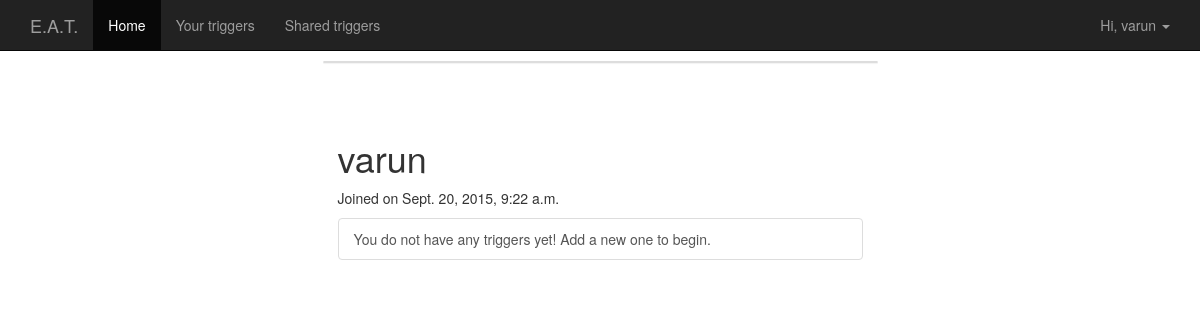
The page /accounts/profile (signed in) on the database as committed earlier.
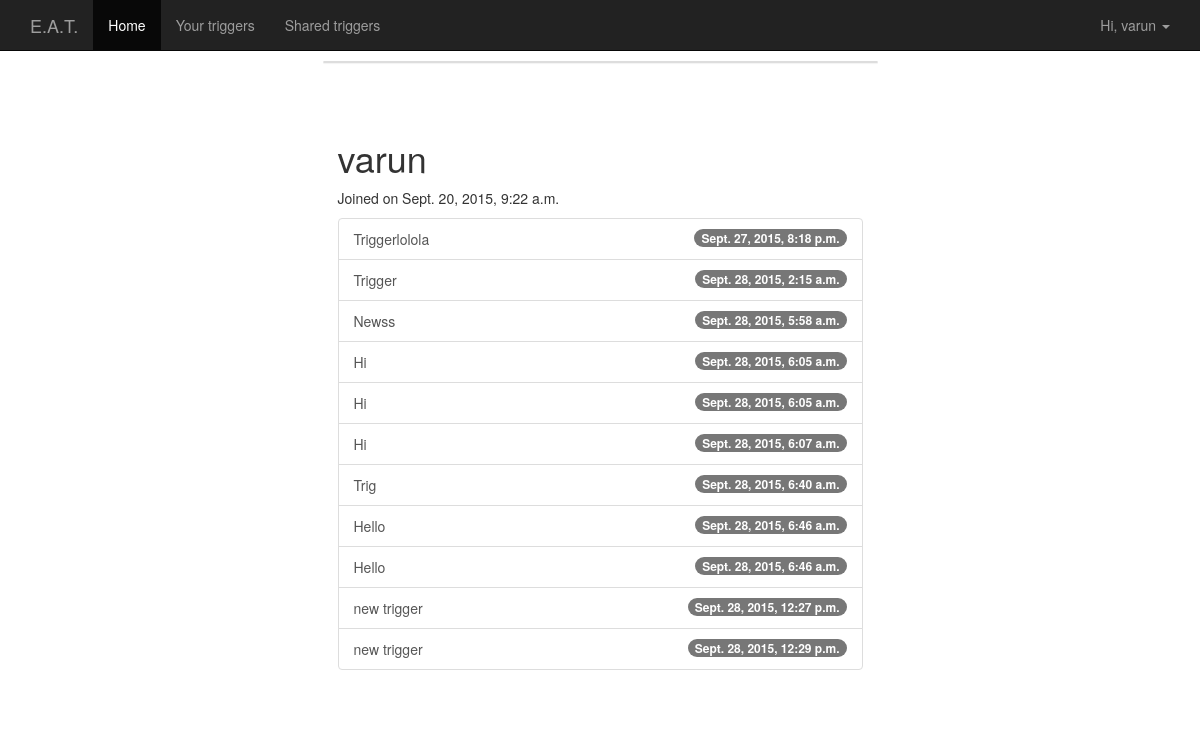
The same page on the database as committed later.
### app/models.py (models this page shows)
class Trigger(models.Model):
    created = models.DateTimeField(auto_now_add=True)
    user = models.ForeignKey('auth.User', related_name='triggers')
    original_user = models.ForeignKey('auth.User', default=0, related_name='created_trigger')
    action = models.CharField(max_length=50)
    event = models.CharField(max_length=50)
    script = models.TextField()
    description = models.TextField()
    shared = models.BooleanField(default=False)
    enabled = models.BooleanField(default=True)
    name = models.CharField(max_length=100, blank=False)
    variable_mapping = models.TextField(default='')

### app/views.py (the view)
# urls.py: url(r'^accounts/profile', 'app.views.profile', name='profile'),
def profile(request):
    if request.user.is_authenticated():
        return render_to_response('app/user_profile.html',
            None,
            context_instance=RequestContext(request, {
                 'object_list' : request.user.triggers.all()
                }))
    else:
        return render_to_response('index.html',
            None,
            context_instance=RequestContext(request))

### app/templates/app/user_profile.html (shortened to what this page needs)
{% extends "base.html" %}
{% load gravatar %}
{% block content %}
	<div class="row panel-space-on-top">
      <div class="col-md-5  toppad  pull-right col-md-offset-3 ">
      </div>
        <div class="col-xs-12 col-sm-12 col-md-6 col-lg-6 col-xs-offset-0 col-sm-offset-0 col-md-offset-3 col-lg-offset-3 toppad" >
        <div class="panel panel-default">
          </div>
          <div class="panel-body">
          	<span>
          		<h1> {{ user.username }} </h1>
          		<p> Joined on {{ user.date_joined }} </p>
          	</span>
          	<ul class="list-group">
          	{% for object in object_list %}
		    <a href="{% url 'trigger-detail' object.pk %}" class="list-group-item"><span class="badge">{{ object.created }}</span> {{ object.name }}</a>
		    {% empty %}
		    <a href="#" class="list-group-item">You do not have any triggers yet! Add a new one to begin.</a>
		    {% endfor %}
		    </ul>
          </div>
          </div>
        </div>
          </div>
{% endblock %}

### app/templates/base.html (shortened to what this page needs)
{% load staticfiles %}
<!DOCTYPE html>
<html lang="en">
  <head>
    <link href="{% static "css/bootstrap.min.css" %}" rel="stylesheet">
    <link href="{% static "css/starter-template.css" %}" rel="stylesheet">
  </head>
  <body>
    <nav class="navbar navbar-inverse navbar-fixed-top">
      <div class="container">
        <div class="navbar-header">
          <a class="navbar-brand" href="#">E.A.T.</a>
        </div>
        <div id="navbar" class="collapse navbar-collapse">
          <ul class="nav navbar-nav">
            <li class="active"><a href="{% url 'trigger-list' %}">Home</a></li>
            <li><a href="{% url 'trigger-list' %}">Your triggers</a></li>
            <li><a href="{% url 'shared-trigger-list' %}">Shared triggers</a></li>
            </ul>
            {% if user.is_authenticated %}
            <ul class="nav navbar-nav navbar-right">
              <li class="pull-right">
                  <a href="#" class="pull-right dropdown-toggle" data-toggle="dropdown" role="button" aria-haspopup="true" aria-expanded="false">Hi, {{ user.username }} <span class="caret"></span></a>
                </li>
          </ul>
          {% endif %}
        </div>
      </div>
    </nav>
    <div class="container">
    {% block content %} {% endblock %}
  </body>
</html>

### static/css/starter-template.css (style rules this page uses)
body { padding-top: 50px; }
.panel-space-on-top { margin-top: 10px; }

Rows that differ between the two databases and show on the page:
added Trigger: created "Sept. 27, 2015, 8:18 p.m.", name "Triggerlolola"
added Trigger: created "Sept. 28, 2015, 2:15 a.m.", name "Trigger"
added Trigger: created "Sept. 28, 2015, 5:58 a.m.", name "Newss"
added Trigger: created "Sept. 28, 2015, 6:05 a.m.", name "Hi"
added Trigger: created "Sept. 28, 2015, 6:05 a.m.", name "Hi"
added Trigger: created "Sept. 28, 2015, 6:07 a.m.", name "Hi"
added Trigger: created "Sept. 28, 2015, 6:40 a.m.", name "Trig"
added Trigger: created "Sept. 28, 2015, 6:46 a.m.", name "Hello"
added Trigger: created "Sept. 28, 2015, 6:46 a.m.", name "Hello"
added Trigger: created "Sept. 28, 2015, 12:27 p.m.", name "new trigger"
added Trigger: created "Sept. 28, 2015, 12:29 p.m.", name "new trigger"
Other text that changed with them:
text no longer shown: "You do not have any triggers yet! Add a new one to begin."
